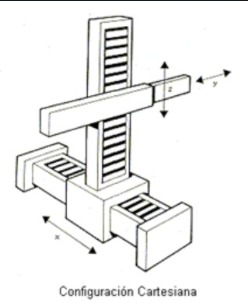
#> input picture Imagenes/Cartesiano.jpeg, 248 x 303 px
$ python -i Logos.py   (imports and definitions only)
#> lines starting #> are read from the running program, lines starting #| are printed output that depends on the picture; after the words box and inside, x2 and y2 are one past the last pixel; in counts of white or black regions, pixels touching at a corner belong together
#> further down, picture is the input picture: shape (303, 248, 3); mean B, G, R 238.5, 239.1, 238.9
import cv2  # Importar OpenCV

def Imagen(img):

    # Convertir la imagen a escala de grises
    gray = cv2.cvtColor(img, cv2.COLOR_BGR2GRAY)

    # Obtener contornos
    _, binaria = cv2.threshold(gray, 127, 255, cv2.THRESH_BINARY)
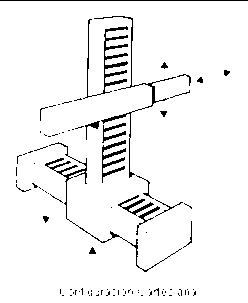
#> binaria: shape (303, 248); 95.3% white; black in thin lines or dots
    contornos, _ = cv2.findContours(binaria, cv2.RETR_LIST, cv2.CHAIN_APPROX_SIMPLE)
#> contornos = 246 contours, 210 with area under 20; largest, box (x1, y1, x2, y2) and area: (0, 1, 248, 303) 74347, (100, 25, 129, 95) 764, (101, 139, 127, 184) 456, (93, 15, 140, 89) 261, (62, 157, 88, 220) 250

    coordenadas_x = []
    coordenadas_y = []

    # Imprimir las coordenadas de los contornos
    for contour in contornos:
        for punto in contour:
            x, y = punto[0]
            coordenadas_x.append(x)
            coordenadas_y.append(y)
#> this loop made 246 passes
#> contour on passes 1, 2, 5: [[192, 295], [193, 294], [194, 295], [193, 296]], [[178, 295], [179, 294], [180, 295], [179, 296]], [[148, 295], [149, 294], [150, 295], [149, 296]]
#> after the loop, coordenadas_x = 2466 values, max 247 at index 2464, min 0 at index 2462, mean 113.7; coordenadas_y = 2466 values, max 302 at index 2463, min 1 at index 2462, mean 175.8

    return coordenadas_x, coordenadas_y

>>> import cv2
>>> picture = cv2.imread('../Imagenes/Cartesiano.jpeg')
>>> result = Imagen(picture)

$ run again, on Imagenes/Cilindrico.jpeg
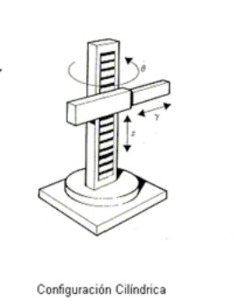
#> input picture Imagenes/Cilindrico.jpeg, 239 x 304 px
#> picture is the input picture: shape (304, 239, 3); mean B, G, R 245, 245.4, 245.3
#> in Imagen, `_, binaria = cv2.threshold(gray, 127, 255, cv2.THRESH_BINARY)`:
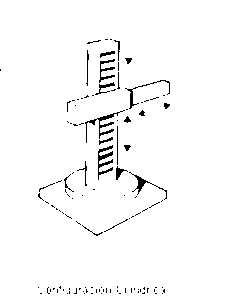
#> binaria: shape (304, 239); 97.6% white; black in thin lines or dots, all inside (x1, y1, x2, y2) = (0, 39, 170, 294)
#> contornos = 208 contours, 181 with area under 20; largest, box (x1, y1, x2, y2) and area: (0, 0, 239, 304) 72112, (97, 144, 114, 181) 288, (96, 111, 121, 140) 225, (98, 58, 116, 84) 185, (133, 174, 151, 195) 124
#> the loop in Imagen, `for contour in contornos:` made 208 passes
#> contour on passes 1, 4, 6: [[161, 293], [162, 292], [163, 293], [162, 294]], [[100, 293], [101, 292], [102, 293], [101, 294]], [[83, 293], [84, 292], [85, 293], [84, 294]]
#> after the loop in Imagen, `for contour in contornos:`: coordenadas_x = 1634 values, max 238 at index 1632, min 0 at index 1626, mean 106.8; coordenadas_y = 1634 values, max 303 at index 1631, min 0 at index 1626, mean 171.7

$ run again, on Imagenes/Esferico.jpeg
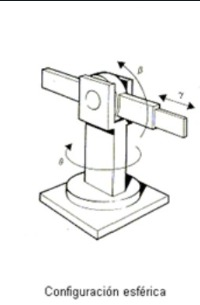
#> input picture Imagenes/Esferico.jpeg, 200 x 305 px
#> picture is the input picture: shape (305, 200, 3); mean B, G, R 244, 244.6, 244.4
#> in Imagen, `_, binaria = cv2.threshold(gray, 127, 255, cv2.THRESH_BINARY)`:
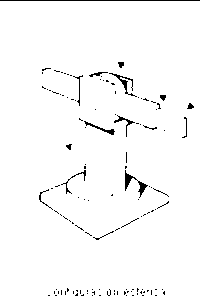
#> binaria: shape (305, 200); 97.7% white; black in thin lines or dots
#> contornos = 205 contours, 186 with area under 20; largest, box (x1, y1, x2, y2) and area: (0, 1, 200, 305) 60297, (108, 72, 134, 95) 150, (83, 120, 116, 136) 120, (124, 169, 138, 192) 112, (113, 115, 136, 138) 109
#> the loop in Imagen, `for contour in contornos:` made 205 passes
#> contour on passes 4, 7, 13: [[125, 295], [126, 294], [127, 295], [126, 296]], [[91, 295], [92, 294], [93, 295], [92, 296]], [[86, 293], [87, 292], [88, 293], [87, 294]]
#> after the loop in Imagen, `for contour in contornos:`: coordenadas_x = 1436 values, max 199 at index 1434, min 0 at index 1432, mean 106.5; coordenadas_y = 1436 values, max 304 at index 1433, min 1 at index 1432, mean 179.2
